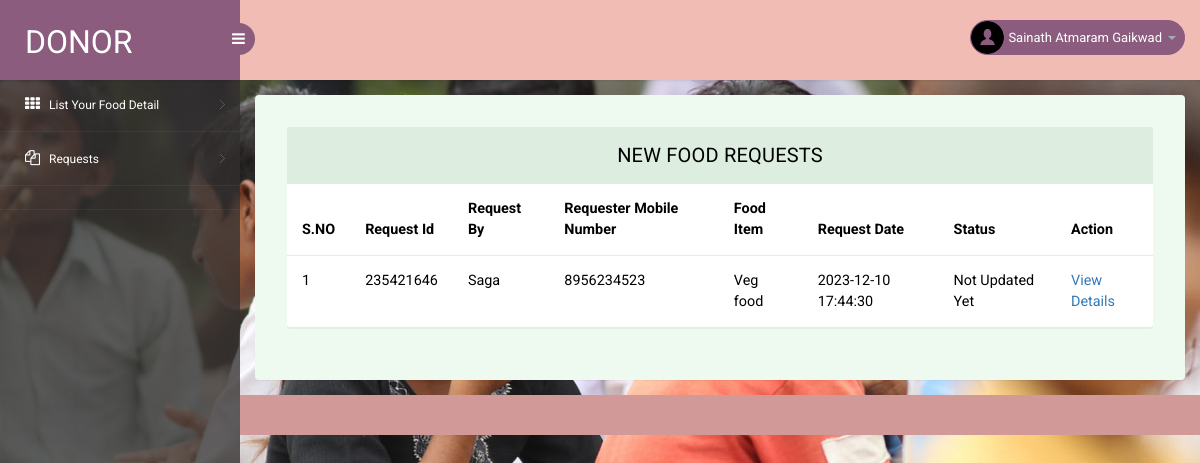
Page /donor/new-requests.php (signed in) on the committed database.
### tables this page shows
CREATE TABLE `tbldonor` (
  `ID` int(10) NOT NULL,
  `FullName` varchar(200) DEFAULT NULL,
  `Email` varchar(200) DEFAULT NULL,
  `MobileNumber` bigint(10) DEFAULT NULL,
  `Password` varchar(120) DEFAULT NULL,
  `RegDate` timestamp NULL DEFAULT current_timestamp()
);

CREATE TABLE `tblfoodrequests` (
  `id` int(11) NOT NULL,
  `requestNumber` bigint(12) DEFAULT NULL,
  `foodId` int(1) DEFAULT NULL,
  `fullName` varchar(150) DEFAULT NULL,
  `mobileNumber` bigint(12) DEFAULT NULL,
  `message` mediumtext DEFAULT NULL,
  `requestDate` timestamp NULL DEFAULT current_timestamp(),
  `status` varchar(120) DEFAULT NULL,
  `donorRemark` mediumtext DEFAULT NULL,
  `requestCompletionDate` timestamp NULL DEFAULT NULL ON UPDATE current_timestamp()
);

CREATE TABLE `tblfood` (
  `ID` int(10) NOT NULL,
  `DonorID` int(10) DEFAULT NULL,
  `foodId` int(10) DEFAULT NULL,
  `FoodItems` mediumtext DEFAULT NULL,
  `StateName` varchar(200) DEFAULT NULL,
  `CityName` varchar(200) DEFAULT NULL,
  `Description` mediumtext DEFAULT NULL,
  `PickupDate` varchar(200) DEFAULT NULL,
  `PickupAddress` mediumtext DEFAULT NULL,
  `ContactPerson` varchar(200) DEFAULT NULL,
  `CPMobNumber` bigint(10) DEFAULT NULL,
  `Image` varchar(200) DEFAULT NULL,
  `CreationDate` timestamp NULL DEFAULT current_timestamp(),
  `UpdationDate` timestamp NULL DEFAULT NULL ON UPDATE current_timestamp()
);

### donor/new-requests.php (the view, shortened to what this page needs)
<?php
include('includes/dbconnection.php');
if (strlen($_SESSION['pgasoid']==0)) {
  header('location:logout.php');
  } else{
?>
<!DOCTYPE html>
<head>
    <link rel="stylesheet" href="css/bootstrap.min.css">
    <link href="css/style.css" rel='stylesheet' type='text/css' />
    <link href="css/style-responsive.css" rel="stylesheet" />
    <link rel="stylesheet" href="css/font.css" type="text/css" />
    <link href="css/font-awesome.css" rel="stylesheet">
</head>
<body>
    <section id="container">
        <?php include_once('includes/header.php');?>
        <?php include_once('includes/sidebar.php');?>
        <section id="main-content">
            <section class="wrapper">
                <div class="table-agile-info">
                    <div class="panel panel-default">
                        <div class="panel-heading">
                            New Food Requests
                        </div>
                        <div>
                            <table class="table" ui-jq="footable" ui-options='{
        "paging": {
          "enabled": true
        },
        "filtering": {
          "enabled": true
        },
        "sorting": {
          "enabled": true
        }}'>
                                <thead>
                                    <tr>
                                        <th data-breakpoints="xs">S.NO</th>
                                        <th>Request Id</th>
                                        <th>Request By</th>
                                        <th>Requester Mobile Number</th>
                                        <th>Food Item</th>
                                        <th>Request Date</th>
                                        <th>Status</th>
                                        <th data-breakpoints="xs">Action</th>
                                    </tr>
                                </thead>
                                <tbody>
                                    <?php
        $donarid=$_SESSION['pgasoid'];
$ret=mysqli_query($con,"select tblfoodrequests.id as frid,tblfood.ID as foodid,tblfood.FoodItems,tblfoodrequests.requestNumber,tblfoodrequests.fullName,tblfoodrequests.mobileNumber,tblfoodrequests.message,tblfoodrequests.requestDate,tblfoodrequests.status from
tblfoodrequests
 join tblfood  on tblfood.ID=tblfoodrequests.foodId where tblfood.DonorID='$donarid' and (tblfoodrequests.status is null || tblfoodrequests.status='')");
$cnt=1;
$count=mysqli_num_rows($ret);
if($count>0){
while ($row=mysqli_fetch_array($ret)) {
?>
                                    <tr data-expanded="true">
                                        <td><?php echo $cnt;?></td>
                                        <td><?php  echo $row['requestNumber'];?></td>
                                        <td><?php  echo $row['fullName'];?></td>
                                        <td><?php  echo $row['mobileNumber'];?></td>
                                        <td><?php  echo $row['FoodItems'];?></td>
                                        <td><?php  echo $row['requestDate'];?></td>
                                        <?php if($row['status']==""){ ?>
                                        <td class="font-w600"><?php echo "Not Updated Yet"; ?></td>
                                        <?php } else { ?>
                                        <td><?php  echo $row['status'];?></td><?php } ?>
                                        <td><a href="view-requestdetails.php?frid=<?php echo $row['frid'];?>">View
                                                Details</a></td>
                                    </tr>
                                    <?php
$cnt=$cnt+1;
}} else {?>
                                    <tr>
                                        <td colspan="9" style="color:red">No Record Found</td>
                                    </tr>
                                    <?php } ?>
                                </tbody>
                            </table>
                        </div>
                    </div>
                </div>
            </section>
            <?php include_once('includes/footer.php');?>
        </section>
    </section>
</body>
</html>
<?php }  ?>

### donor/includes/header.php (shortened to what this page needs)
<header class="header fixed-top clearfix">
    <div class="brand">
        <a href="dashboard.php" class="logo">
            Donor
        </a>
        <div class="sidebar-toggle-box">
            <div class="fa fa-bars"></div>
        </div>
    </div>
    <div class="top-nav clearfix">
        <ul class="nav pull-right top-menu">
            <li class="dropdown">
                <a data-toggle="dropdown" class="dropdown-toggle" href="#">
                    <?php
$donorid=$_SESSION['pgasoid'];
$ret=mysqli_query($con,"select FullName from  tbldonor where ID='$donorid'");
$row=mysqli_fetch_array($ret);
$name=$row['FullName'];
?>
                    <img alt="" src="images/2.png">
                    <span class="username"><?php echo $name; ?></span>
                    <b class="caret"></b>
                </a>
            </li>
        </ul>
    </div>
</header>

### donor/css/style.css (style rules this page uses)
ul, ol { margin: 0; }
html, body { font-family: 'Roboto', sans-serif; font-size: 100%; overflow-x: hidden; background: url(../images/bg.jpg) no-repeat 0px 0px; background-size:cover; }
body a { transition: 0.5s all ease; -webkit-transition: 0.5s all ease; -moz-transition: 0.5s all ease; -o-transition: 0.5s all ease; -ms-transition: 0.5s all ease; text-decoration:none; }
ul,label { margin:0; padding:0; }
#main-content { margin-left:240px; -webkit-transition:all .3s ease-in-out; -moz-transition:all .3s ease-in-out; -o-transition:all .3s ease-in-out; transition:all .3s ease-in-out; }
.header { left:0; right:0; z-index:1002; background:rgb(240, 188, 180); -webkit-transition:all .3s ease-in-out; -moz-transition:all .3s ease-in-out; -o-transition:all .3s ease-in-out; transition:all .3s ease-in-out; }
.fixed-top { position:fixed; box-shadow:1px 0 3px rgba(0,0,0,.15); }
.wrapper { display:inline-block; margin-top:80px; padding:15px; width:100%; }
.brand { background:#8b5c7e; float:left; width:240px; height:80px; position:relative; }
a.logo { font-size:32px; color:#fff; float:left; margin:20px 0 0 25px; text-transform:uppercase; }
#top_menu .nav>li,ul.top-menu>li { float:left; }
ul.top-menu { margin-right:15px; margin-top: 0; }
ul.top-menu > li > a { color: #fff; font-size: 16px; background: #8b5c7e; padding: 4px 8px; margin-right: 15px; border-radius: 50%; -webkit-border-radius: 50%; padding-right: 8px !important; }
.top-nav { margin-top:20px; }
.top-nav img { border-radius:50%; -webkit-border-radius:50%; width:33px; }
.top-nav .username { font-size:13px; color:#fff; }
.top-nav ul.top-menu>li>a { border-radius: 100px; -webkit-border-radius: 100px; padding: 0px; background: none; margin-right: 0; border: 1px solid #8b5c7e; background: #8b5c7e; }
.top-nav ul.top-menu>li { margin-left:10px; }
.top-nav .nav .caret { border-bottom-color:#A4AABA; border-top-color:#A4AABA; }
.sidebar-toggle-box { float:left; margin-top:23px; margin-left:-15px; background:#8b5c7e; border-radius:50%; -webkit-border-radius:50%; width:32px; height:32px; position:absolute; right:-15px; }
.sidebar-toggle-box .fa-bars { cursor:pointer; display:inline-block; font-size:15px; padding:8px 8px 8px 9px; color:#fff; }
.panel-heading { position: relative; height: 57px; line-height: 57px; letter-spacing: 0.2px; color: #000; font-size: 18px; font-weight: 400; padding: 0 16px; background:#ddede0; border-top-right-radius: 2px; border-top-left-radius: 2px; text-transform: uppercase; text-align: center; }
.panel { border: none ! important; }
.table>thead>tr>th { border-bottom: 1px solid #e1ab91 ! important; }
.table>tbody>tr>td, .table>tbody>tr>th, .table>tfoot>tr>td, .table>tfoot>tr>th, .table>thead>tr>td, .table>thead>tr>th { border-bottom: 1px solid #e9e9e9 ! important; }
.table > thead > tr > th, .table > tbody > tr > th, .table > tfoot > tr > th, .table > thead > tr > td, .table > tbody > tr > td, .table > tfoot > tr > td { border-top: none !important; }
.table td, .table>tbody>tr>td, .table>tbody>tr>th, .table>tfoot>tr>td, .table>tfoot>tr>th, .table>thead>tr>td, .table>thead>tr>th { padding: 15px!important; }
.table > thead > tr > th, .table > tbody > tr > th, .table > tfoot > tr > th, .table > thead > tr > td, .table > tbody > tr > td, .table > tfoot > tr > td { font-size: 0.9em; color: #000; border-top: none !important; }
.table-agile-info { background: #eef9f0; padding: 2em; border-radius: 4px; -webkit-box-shadow: 0 1px 1px rgba(0,0,0,.05); box-shadow: 0 1px 1px rgba(0,0,0,.05); }
.panel-default>.panel-heading { color: #000000 ! important; background-color: #ddede0 ! important; border-color: #ddede0 ! important; font-size: 20px; }

### rows in the picture
tbldonor: FullName "Sainath Atmaram Gaikwad"
tblfoodrequests: requestNumber "235421646", fullName "Saga", mobileNumber "8956234523", foodId.FoodItems "Veg food", requestDate "2023-12-10 17:44:30", shows "Not Updated Yet"
